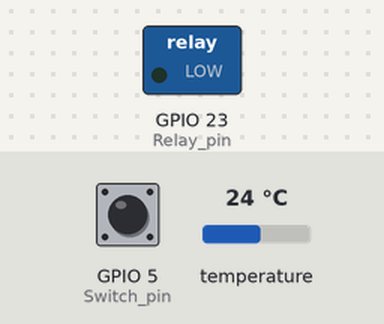
Recording of a sketch running on a simulated ESP32. Parts: switched loads named in the sketch (green lamp = pin HIGH). Dashed ring = blinking. Inputs (shaded band) come from the test bench; at power-on: GPIO 5 (Switch_pin) LOW, temperature 24 °C. Nothing arrives over Bluetooth unless stated; a phone connects over Bluetooth LE 3 s after start.

Above: at 2.5 s.
2.6 s: GPIO 5 (Switch_pin) pulled HIGH for 3.2 s
At 3.6 s:
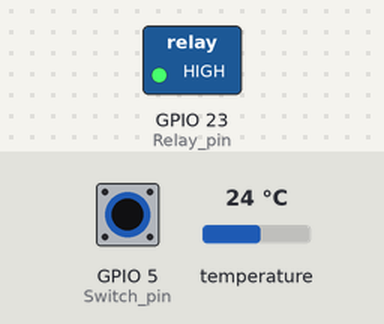
Timing chart, 0 to 7.3 s (numbered marks = the images above; inputs shaded):
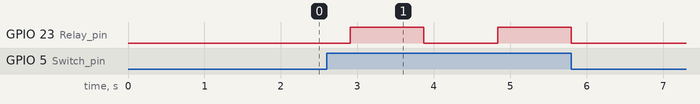

The sketch:

cooler.ino
```cpp
// Include the libraries we need
#include <OneWire.h>
#include <DallasTemperature.h>
#include <BLEDevice.h>
#include <BLEServer.h>
#include <BLEUtils.h>
#include <BLE2902.h>

// Data wire is plugged into port 3 on the Arduino
#define ONE_WIRE_BUS 3

// Setup a oneWire instance to communicate with any OneWire devices (not just Maxim/Dallas temperature ICs)
OneWire oneWire(ONE_WIRE_BUS);

// Pass our oneWire reference to Dallas Temperature.
DallasTemperature sensors(&oneWire);

//BLUETOOTH
BLECharacteristic *tempCharacteristic;
bool deviceConnected = false;

#define SERVICE_UUID "41A097F3-2FBB-465F-A208-6783BDA7AC64"
#define CHARACTERISTIC_UUID_TEMP "F0DD78B6-27A6-444E-B6DD-4D51BAED0651"
class MyServerCallbacks: public BLEServerCallbacks {
    void onConnect(BLEServer* pServer) {
      deviceConnected = true;
    };

    void onDisconnect(BLEServer* pServer) {
      deviceConnected = false;
    }
};

float Celsius = 0;
float Fahrenheit = 0;
int Switch_pin = 5;
int LED_pin = 22;
int Relay_pin = 23;
int switchVal = 0;
int relayVal = 0;

bool coolerOn = false;


void setup() {
  sensors.begin();
  Serial.begin (9600);
  BLEDevice::init("Cooler1");
  // Create the BLE Server
  BLEServer *pServer = BLEDevice::createServer();
  pServer->setCallbacks(new MyServerCallbacks());

  // Create the BLE Service
  BLEService *pService = pServer->createService(SERVICE_UUID);

  // Create a BLE Characteristic
  tempCharacteristic = pService->createCharacteristic(
                      CHARACTERISTIC_UUID_TEMP,
                      BLECharacteristic::PROPERTY_READ
                    );
  pinMode(Switch_pin,INPUT_PULLDOWN);
  pinMode(Relay_pin,OUTPUT);
  digitalWrite(Relay_pin,LOW);
  digitalWrite(LED_pin, LOW);

  //BLE2902 needed to notify
  tempCharacteristic->addDescriptor(new BLE2902());

  // Start the service
  pService->start();

  // Start advertising (showing your ble name to connect to)
  pServer->getAdvertising()->start();
}

void loop() {
  sensors.requestTemperatures();

  Celsius = sensors.getTempCByIndex(0);
  Fahrenheit = sensors.toFahrenheit(Celsius);
  switchVal = digitalRead(Switch_pin);
  relayVal = digitalRead(Relay_pin);

  delay (200);
  //BLUETOOTH
  if (deviceConnected) {
    char temp[8];
    char ble_current[8];
    char ble_level[8];
    dtostrf(Fahrenheit, 1, 2, temp);
    tempCharacteristic->setValue(temp);
  }

  if (switchVal == 1){
    if (coolerOn == false){
      //Turn cooler & LED on
      digitalWrite(Relay_pin,HIGH);
      digitalWrite(LED_pin,HIGH);
      coolerOn = true;
    } else {
      //Turn cooler & LED off
      digitalWrite(Relay_pin,LOW);
      digitalWrite(LED_pin,LOW);
      coolerOn = false;
    }

    relayVal = digitalRead(Relay_pin);
  }


}
```

Measured:
- after the input at 2.6 s, GPIO 23 (Relay_pin): alternates HIGH for 0.96 s and LOW for 0.96 s, 4 changes in all, then stays LOW, starting after 0.31 s
